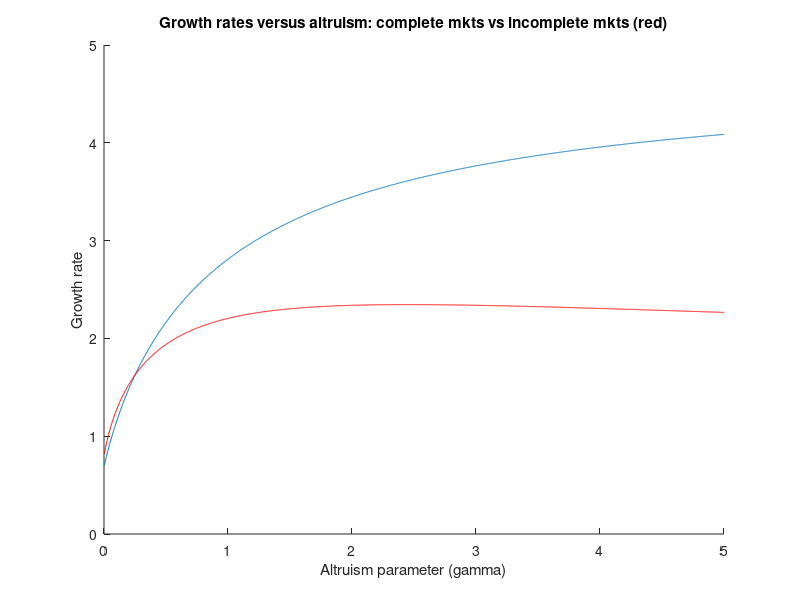
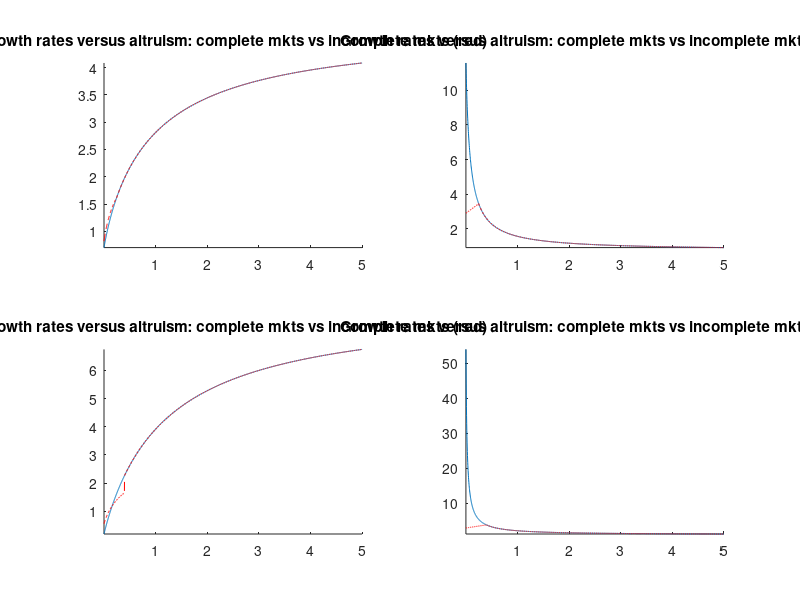
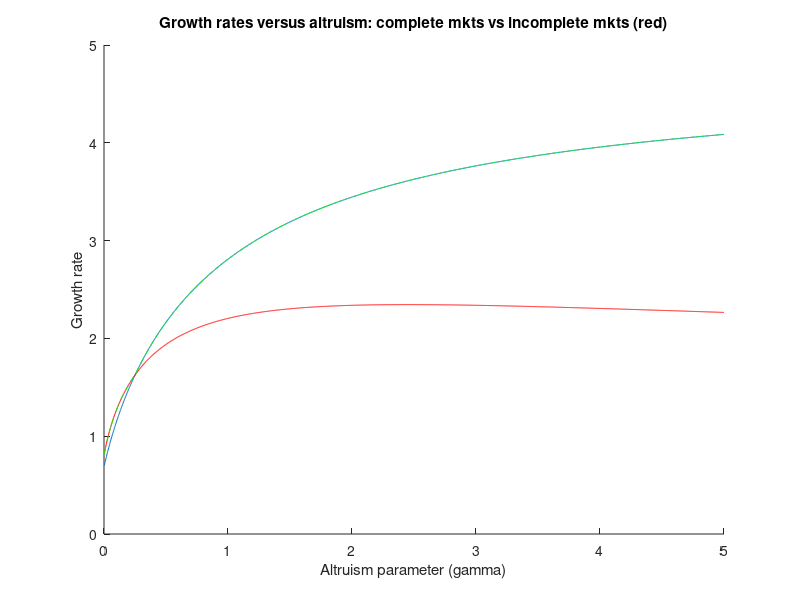
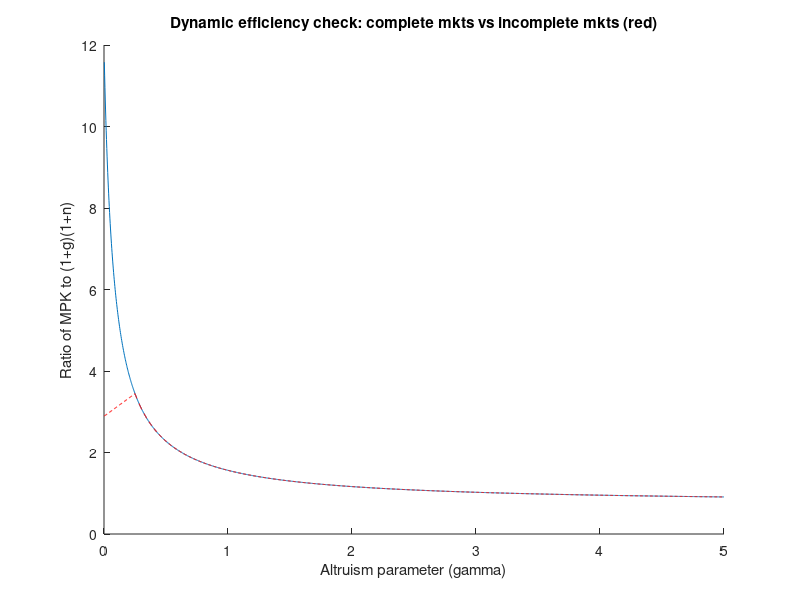

Recreate these plots in MATLAB, in order.
% Boldrin-Montes model with family altruism (Dec 1, 2019)
% Written by Michael Hatcher (m.c.hatcher@soton.ac.uk)

clc
clear
close all

A = 10; 
B = 2.5;
betta = 0.30;
deltta = 2/3; deltta1 = 2/3;
mu = 1;
zetta = 0.60; zetta1 = 0.90;
n = 0.5;

%Credit constraint
lambda = 0.1;
lambda1 = 0.1;

lambda_crit = (1-zetta)*(1-deltta)/(1-deltta*(1-zetta));
zetta_crit = deltta*(1-deltta)*(1-lambda)/(1-deltta^2*(1-lambda));
lambda_crit1 = (1-zetta)*(1-deltta1)/(1-deltta1*(1-zetta));
zetta_crit1 = deltta1*(1-deltta1)*(1-lambda1)/(1-deltta1^2*(1-lambda1));

k_init = 1;
h_init = 1;

gama_star = betta*deltta*(zetta-lambda)/(1-deltta*(1-lambda));
gama_star1 = betta*deltta1*(zetta1-lambda1)/(1-deltta1*(1-lambda1));
ngama = 2000;
gama_max = 5;

for j = 1:ngama
    
    gama = gama_max*j/ngama;
    gama_vec(j) = gama;
    
    %Complete markets

coef_k(j) = A*(1-deltta)*(deltta*betta*(1-zetta) + gama)/( (1-deltta*(1-zetta))*(1+betta+gama) );

coef_h(j) = ( A*B^(1/zetta)*zetta*deltta*(deltta*betta*(1-zetta) + gama)/( (1-deltta*(1-zetta))*(1+betta+gama)*(1+n) ) )^zetta;

xstar(j) = (coef_k(j)/ ((1+n)*coef_h(j)) )^(1/(deltta+zetta*(1-deltta)));

Gstar(j) = (coef_k(j)/(1+n))*xstar(j)^(-deltta);

Gstar_check(j) = (coef_k(j)/(1+n))^( zetta*(1-deltta)/(deltta+zetta*(1-deltta)) )*coef_h(j)^(deltta/(deltta+zetta*(1-deltta)));

Gstar_ann(j) = 100*(Gstar(j)^(1/30) - 1);

Ratio(j) = (1-deltta)*A*xstar(j)^(-deltta)/(Gstar(j)*(1+n));  

R(j) = Ratio(j)*(1+n)*Gstar(j);

    %Incomplete markets
    
coef_k_ic(j)  = A*betta*deltta*(1-lambda)/( (1+betta+gama)*(1+deltta*lambda/(1-deltta)) );

coef_h_ic(j)  = ( ( A*B^(1/zetta)*(1-lambda)*deltta*( gama + (betta+gama)*deltta*lambda/(1-deltta) )  ) / ( (1+betta+gama)*(1+deltta*lambda/(1-deltta))*(1+n) ) )^zetta;

xstar_ic(j)  = (coef_k_ic(j) / ((1+n)*coef_h_ic(j) ) )^(1/(deltta+zetta*(1-deltta)));

Gstar_ic(j)  = (coef_k_ic(j) /(1+n))*xstar_ic(j) ^(-deltta);

Gstar_check_ic(j)  = (coef_k_ic(j) /(1+n))^( zetta*(1-deltta)/(deltta+zetta*(1-deltta)) )*coef_h_ic(j)^(deltta/(deltta+zetta*(1-deltta)));

Gstar_ann_ic(j) = 100*(Gstar_ic(j)^(1/30) - 1);

Ratio_ic(j)  = (1-deltta)*A*xstar_ic(j)^(-deltta)/(Gstar_ic(j) *(1+n));  

Multiplier(j)  = Gstar_ic(j)*(1+n)*(  ( zetta*(1+betta+gama)*(1+deltta*lambda/(1-deltta)) )/( (1-lambda)*(gama + (gama+betta)*lambda*deltta/(1-deltta)) ) - (1-deltta)*A/coef_k_ic(j) );

Unconstrained(j) = 0;

Gstar_ic2(j)  = (coef_k_ic(j) /(1+n))*xstar_ic(j) ^(-deltta);

Gstar_check_ic2(j)  = (coef_k_ic(j) /(1+n))^( zetta*(1-deltta)/(deltta+zetta*(1-deltta)) )*coef_h_ic(j)^(deltta/(deltta+zetta*(1-deltta)));

Gstar_ann_ic2(j) = 100*(Gstar_ic(j)^(1/30) - 1);

Ratio_ic2(j)  = (1-deltta)*A*xstar_ic(j)^(-deltta)/(Gstar_ic(j) *(1+n));

R_ic(j) = Ratio_ic2(j)*(1+n)*Gstar_ic2(j);


if Multiplier(j)  <= 0
    Gstar_ic2(j)  = Gstar(j);
    Gstar_check_ic2(j)  = Gstar_check(j);
    Gstar_ann_ic2(j) = Gstar_ann(j);
    Unconstrained(j)  = 1;
    Ratio_ic2(j) = Ratio(j);
    R_ic2(j) = R(j);
end


%With different parameter values

    %Complete markets

coef_k1(j) = A*(1-deltta1)*(deltta1*betta*(1-zetta1) + gama)/( (1-deltta1*(1-zetta1))*(1+betta+gama) );

coef_h1(j) = ( A*B^(1/zetta)*zetta1*deltta1*(deltta1*betta*(1-zetta1) + gama)/( (1-deltta1*(1-zetta1))*(1+betta+gama)*(1+n) ) )^zetta1;

xstar1(j) = (coef_k1(j)/ ((1+n)*coef_h1(j)) )^(1/(deltta1+zetta1*(1-deltta1)));

Gstar1(j) = (coef_k1(j)/(1+n))*xstar1(j)^(-deltta1);

Gstar_check1(j) = (coef_k1(j)/(1+n))^( zetta1*(1-deltta1)/(deltta1+zetta1*(1-deltta1)) )*coef_h1(j)^(deltta1/(deltta1+zetta1*(1-deltta1)));

Gstar_ann1(j) = 100*(Gstar1(j)^(1/30) - 1);

Ratio1(j) = (1-deltta1)*A*xstar1(j)^(-deltta1)/(Gstar1(j)*(1+n));  

    %Incomplete markets
    
coef_k_ic1(j)  = A*betta*deltta1*(1-lambda1)/( (1+betta+gama)*(1+deltta1*lambda1/(1-deltta1)) );

coef_h_ic1(j)  = ( ( A*B^(1/zetta1)*(1-lambda1)*deltta1*( gama + (betta+gama)*deltta1*lambda1/(1-deltta1) )  ) / ( (1+betta+gama)*(1+deltta1*lambda1/(1-deltta1))*(1+n) ) )^zetta1;

xstar_ic1(j)  = (coef_k_ic1(j) / ((1+n)*coef_h_ic1(j) ) )^(1/(deltta1+zetta1*(1-deltta1)));

Gstar_ic1(j)  = (coef_k_ic1(j) /(1+n))*xstar_ic1(j)^(-deltta1);

Gstar_check_ic1(j)  = (coef_k_ic1(j) /(1+n))^( zetta1*(1-deltta1)/(deltta1+zetta1*(1-deltta1)) )*coef_h_ic1(j)^(deltta1/(deltta1+zetta1*(1-deltta1)));

Gstar_ann_ic1(j) = 100*(Gstar_ic1(j)^(1/30) - 1);

Ratio_ic1(j)  = (1-deltta1)*A*xstar_ic1(j)^(-deltta1)/(Gstar_ic1(j)*(1+n));  

Multiplier1(j)  = Gstar_ic1(j)*(1+n)*(  ( zetta1*(1+betta+gama)*(1+deltta1*lambda1/(1-deltta1)) )/( (1-lambda1)*(gama + (gama+betta)*lambda1*deltta1/(1-deltta1)) ) - (1-deltta1)*A/coef_k_ic1(j) );

Unconstrained1(j) = 0;

Gstar_ic21(j)  = (coef_k_ic1(j)/(1+n))*xstar_ic1(j) ^(-deltta1);

Gstar_check_ic21(j)  = (coef_k_ic1(j) /(1+n))^( zetta1*(1-deltta1)/(deltta1+zetta1*(1-deltta1)) )*coef_h_ic1(j)^(deltta1/(deltta1+zetta1*(1-deltta1)));

Gstar_ann_ic21(j) = 100*(Gstar_ic1(j)^(1/30) - 1);

Ratio_ic21(j)  = (1-deltta1)*A*xstar_ic1(j)^(-deltta1)/(Gstar_ic1(j)*(1+n));


if Multiplier1(j)  <= 0
    Gstar_ic21(j)  = Gstar1(j);
    Gstar_check_ic21(j)  = Gstar_check1(j);
    Gstar_ann_ic21(j) = Gstar_ann1(j);
    Unconstrained1(j)  = 1;
    Ratio_ic21(j) = Ratio1(j);
    
end


end

figure(1)
title('Growth rates versus altruism: complete mkts vs incomplete mkts (red)')
hold on,
plot(gama_vec, Gstar), plot(gama_vec, Gstar_ic, 'r')
xlabel('Altruism parameter (gamma)')
ylabel('Growth rate')
hold off

figure(2)
title('Growth rates versus altruism: complete mkts vs incomplete mkts (red)')
hold on,
plot(gama_vec, Gstar), plot(gama_vec, Gstar_ic2, '--r') 
xlabel('Altruism parameter (gamma)')
ylabel('Growth rate')
hold off

%%Check
%figure(2)
%hold on,
%plot(gama_vec, Gstar_check), plot(gama_vec, Gstar_check_ic, 'r')
%hold off

figure(2)
title('Growth rates versus altruism: complete mkts vs incomplete mkts (red)')
hold on,
subplot(2,2,1)
title('Growth rates versus altruism: complete mkts vs incomplete mkts (red)')
hold on,
plot(gama_vec(1:end), Gstar(1:end)), hold on, 
plot(gama_vec(1:end), Gstar_ic2(1:end), '--r')
%axes('position', [0.25,0.25,0.25,0.25])
%hold on, box on
your_index = gama_vec > 0 & gama_vec <= 0.7;
hold on, 
%plot(gama_vec(your_index), Gstar_ann(your_index)), plot(gama_vec(your_index), Gstar_ann_ic(your_index), 'r')
axis tight
subplot(2,2,2)
title('Growth rates versus altruism: complete mkts vs incomplete mkts (red)')
hold on,
plot(gama_vec(1:end), Ratio(1:end)), hold on, 
plot(gama_vec(1:end), Ratio_ic2(1:end), '--r')
%axes('position', [0.15,0.15,0.15,0.15])
%hold on, box on
your_index2 = gama_vec > 0 & gama_vec <= 2;
hold on, 
%plot(gama_vec(your_index2), Ratio(your_index2)), plot(gama_vec(your_index2), Ratio_ic(your_index2), 'r')
axis tight
hold off
hold on,
subplot(2,2,3)
title('Growth rates versus altruism: complete mkts vs incomplete mkts (red)')
hold on,
plot(gama_vec(1:end), Gstar1(1:end)), hold on, 
plot(gama_vec(1:end), Gstar_ic21(1:end), '--r')
%axes('position', [0.25,0.25,0.25,0.25])
%hold on, box on
your_index = gama_vec > 0 & gama_vec <= 0.7;
%hold on, 
%plot(gama_vec(your_index), Gstar_ann1(your_index)), plot(gama_vec(your_index), Gstar_ann_ic21(your_index), 'r')
axis tight
subplot(2,2,4)
title('Growth rates versus altruism: complete mkts vs incomplete mkts (red)')
hold on,
plot(gama_vec(1:end), Ratio1(1:end)), hold on, 
plot(gama_vec(1:end), Ratio_ic21(1:end), '--r')
%axes('position', [0.15,0.15,0.15,0.15])
%hold on, box on
your_index2 = gama_vec > 0 & gama_vec <= 2;
%hold on, 
%plot(gama_vec(your_index2), Ratio1(your_index2)), plot(gama_vec(your_index2), Ratio_ic21(your_index2), 'r')
axis tight
hold off

figure(3)
title('Growth rates versus altruism: complete mkts vs incomplete mkts (red)')
hold on,
plot(gama_vec, Gstar), plot(gama_vec, Gstar_ic, 'r'), plot(gama_vec, Gstar_ic2, '--g') 
xlabel('Altruism parameter (gamma)')
ylabel('Growth rate')
hold off

figure(4)
title('Dynamic efficiency check: complete mkts vs incomplete mkts (red)')
hold on,
plot(gama_vec, Ratio), plot(gama_vec, Ratio_ic2, '--r')
xlabel('Altruism parameter (gamma)')
ylabel('Ratio of MPK to (1+g)(1+n)')
hold off

figure(5)
title('Growth rates versus altruism: complete mkts vs incomplete mkts (red)')
hold on,
subplot(1,2,1)
title('Growth rates versus altruism: complete mkts vs incomplete mkts (red)')
hold on,
plot(gama_vec(1:end), Gstar(1:end)), hold on, 
plot(gama_vec(1:end), Gstar_ic2(1:end), '--r')
%axes('position', [0.25,0.25,0.25,0.25])
%hold on, box on
your_index = gama_vec > 0 & gama_vec <= 0.7;
hold on, 
%plot(gama_vec(your_index), Gstar_ann(your_index)), plot(gama_vec(your_index), Gstar_ann_ic(your_index), 'r')
axis tight
subplot(1,2,2)
title('Growth rates versus altruism: complete mkts vs incomplete mkts (red)')
hold on,
plot(gama_vec(1:end), Gstar1(1:end)), hold on, 
plot(gama_vec(1:end), Gstar_ic21(1:end), '--r')
%axes('position', [0.25,0.25,0.25,0.25])
%hold on, box on
your_index = gama_vec > 0 & gama_vec <= 0.7;
%hold on, 
%plot(gama_vec(your_index), Gstar_ann1(your_index)), plot(gama_vec(your_index), Gstar_ann_ic21(your_index), 'r')
axis tight
hold off
